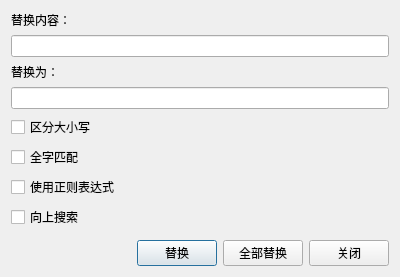
<?xml version="1.0" encoding="UTF-8"?>
<ui version="4.0">
 <class>ReplaceDialog</class>
 <widget class="QDialog" name="ReplaceDialog">
  <property name="geometry">
   <rect>
    <x>0</x>
    <y>0</y>
    <width>400</width>
    <height>277</height>
   </rect>
  </property>
  <property name="sizePolicy">
   <sizepolicy hsizetype="Fixed" vsizetype="Fixed">
    <horstretch>0</horstretch>
    <verstretch>0</verstretch>
   </sizepolicy>
  </property>
  <property name="windowTitle">
   <string>查找并替换</string>
  </property>
  <layout class="QVBoxLayout" name="verticalLayout">
   <item>
    <widget class="QLabel" name="replaceWhatLabel">
     <property name="text">
      <string>替换内容：</string>
     </property>
    </widget>
   </item>
   <item>
    <widget class="QLineEdit" name="replaceWhatEdit"/>
   </item>
   <item>
    <widget class="QLabel" name="replaceWithLabel">
     <property name="text">
      <string>替换为：</string>
     </property>
    </widget>
   </item>
   <item>
    <widget class="QLineEdit" name="replaceWithEdit"/>
   </item>
   <item>
    <spacer name="verticalSpacer">
     <property name="orientation">
      <enum>Qt::Vertical</enum>
     </property>
     <property name="sizeHint" stdset="0">
      <size>
       <width>20</width>
       <height>10</height>
      </size>
     </property>
    </spacer>
   </item>
   <item>
    <widget class="QCheckBox" name="matchCase">
     <property name="text">
      <string>区分大小写</string>
     </property>
    </widget>
   </item>
   <item>
    <widget class="QCheckBox" name="matchWholeWords">
     <property name="text">
      <string>全字匹配</string>
     </property>
    </widget>
   </item>
   <item>
    <widget class="QCheckBox" name="useRegExp">
     <property name="sizePolicy">
      <sizepolicy hsizetype="Fixed" vsizetype="Fixed">
       <horstretch>0</horstretch>
       <verstretch>0</verstretch>
      </sizepolicy>
     </property>
     <property name="text">
      <string>使用正则表达式</string>
     </property>
    </widget>
   </item>
   <item>
    <widget class="QCheckBox" name="searchBackwards">
     <property name="text">
      <string>向上搜索</string>
     </property>
    </widget>
   </item>
   <item>
    <spacer name="verticalSpacer_2">
     <property name="orientation">
      <enum>Qt::Vertical</enum>
     </property>
     <property name="sizeHint" stdset="0">
      <size>
       <width>20</width>
       <height>30</height>
      </size>
     </property>
    </spacer>
   </item>
   <item>
    <layout class="QHBoxLayout" name="horizontalLayout">
     <item>
      <spacer name="horizontalSpacer">
       <property name="orientation">
        <enum>Qt::Horizontal</enum>
       </property>
       <property name="sizeHint" stdset="0">
        <size>
         <width>40</width>
         <height>20</height>
        </size>
       </property>
      </spacer>
     </item>
     <item>
      <widget class="QPushButton" name="replaceButton">
       <property name="text">
        <string>替换</string>
       </property>
      </widget>
     </item>
     <item>
      <widget class="QPushButton" name="replaceAllButton">
       <property name="text">
        <string>全部替换</string>
       </property>
      </widget>
     </item>
     <item>
      <widget class="QPushButton" name="closeButton">
       <property name="text">
        <string>关闭</string>
       </property>
      </widget>
     </item>
    </layout>
   </item>
  </layout>
 </widget>
 <resources/>
 <connections>
  <connection>
   <sender>replaceButton</sender>
   <signal>clicked()</signal>
   <receiver>ReplaceDialog</receiver>
   <slot>accept()</slot>
   <hints>
    <hint type="sourcelabel">
     <x>181</x>
     <y>265</y>
    </hint>
    <hint type="destinationlabel">
     <x>195</x>
     <y>143</y>
    </hint>
   </hints>
  </connection>
  <connection>
   <sender>replaceAllButton</sender>
   <signal>clicked()</signal>
   <receiver>ReplaceDialog</receiver>
   <slot>accept()</slot>
   <hints>
    <hint type="sourcelabel">
     <x>262</x>
     <y>265</y>
    </hint>
    <hint type="destinationlabel">
     <x>195</x>
     <y>143</y>
    </hint>
   </hints>
  </connection>
 </connections>
</ui>
